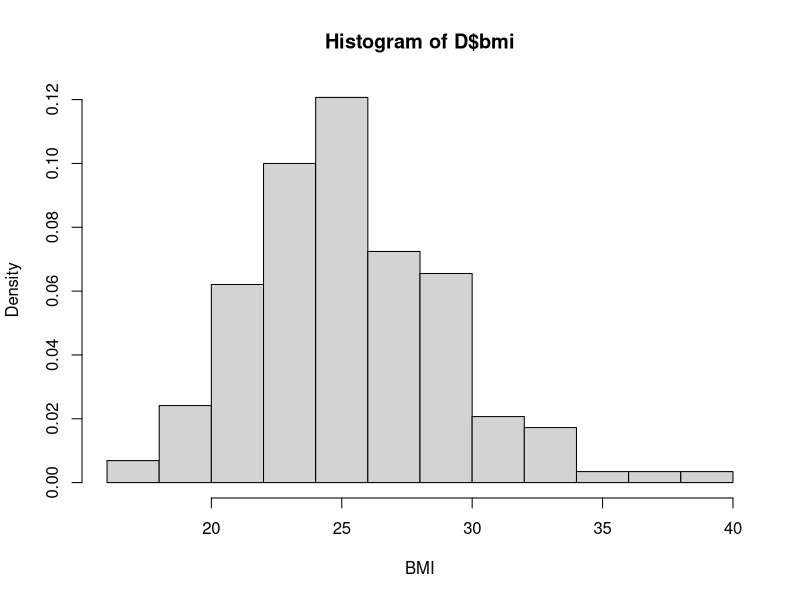
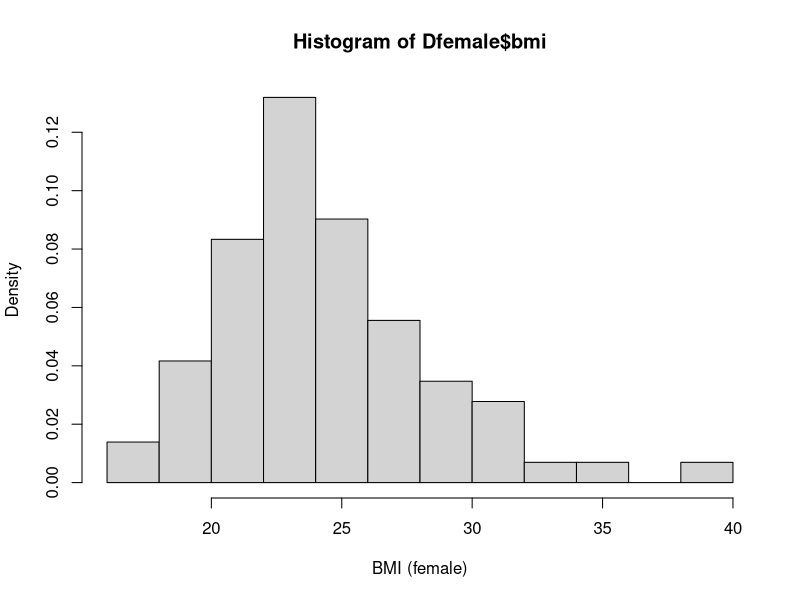
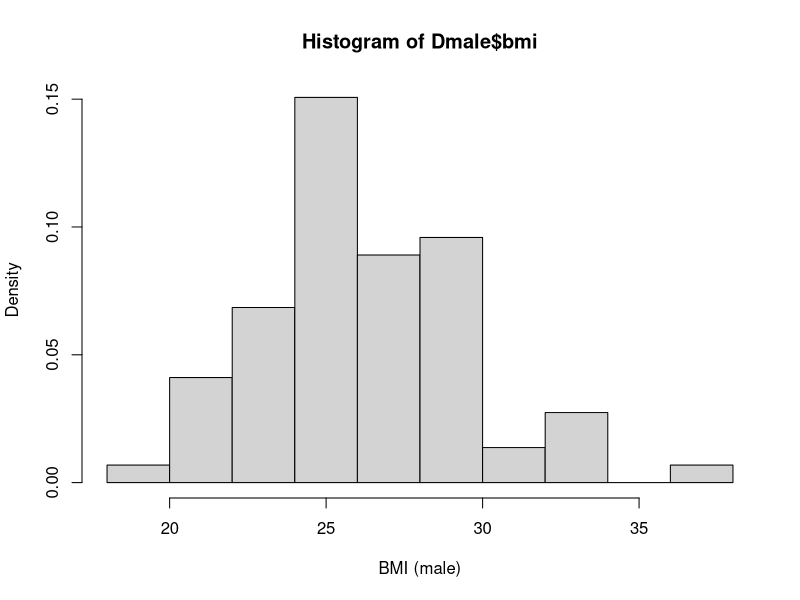
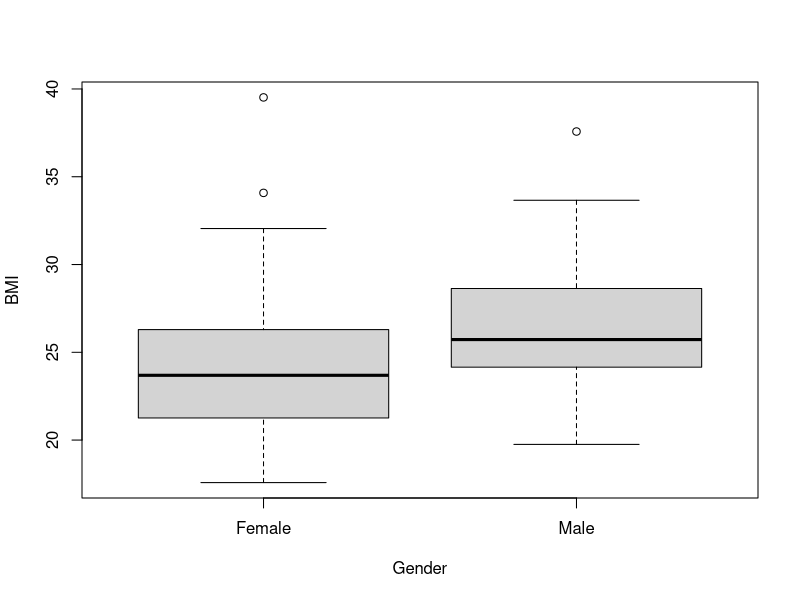
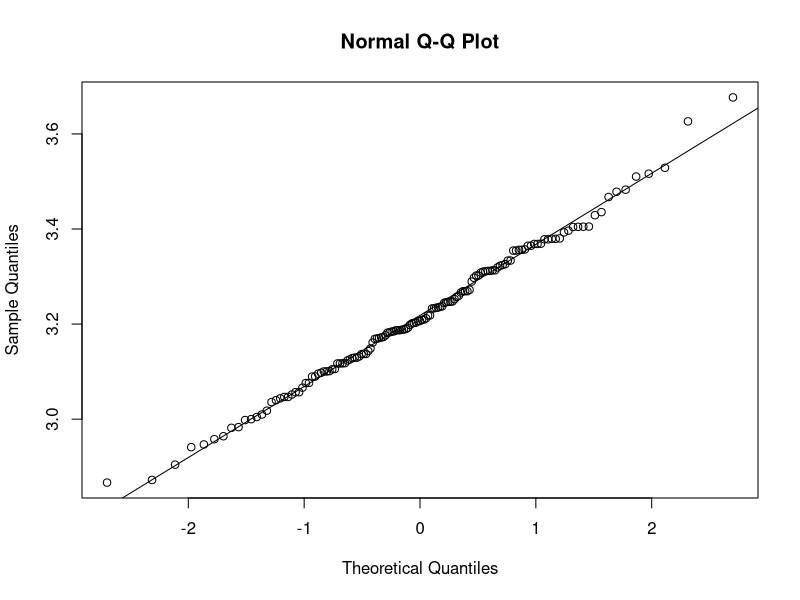
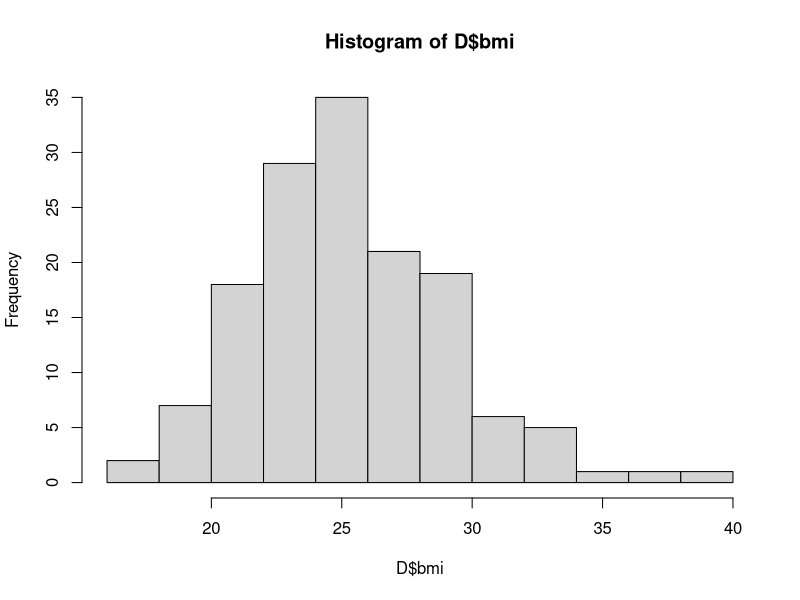
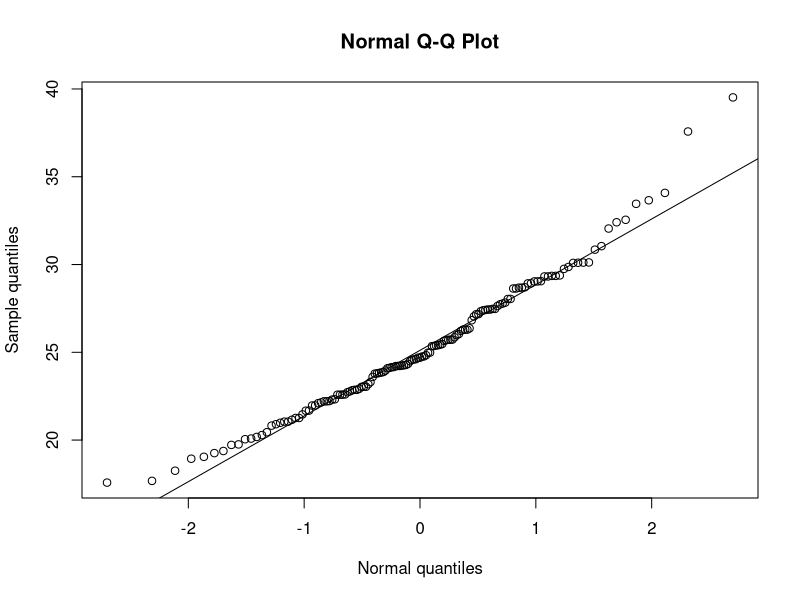
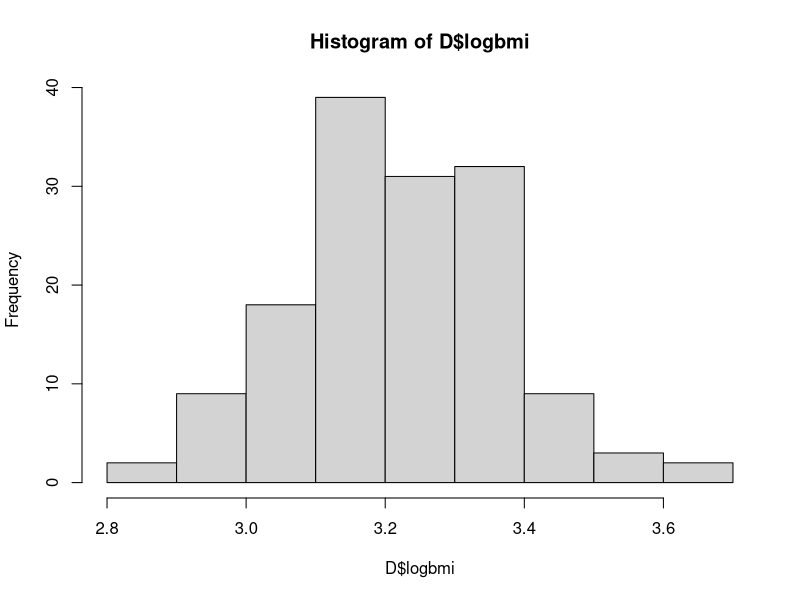

Generate these figures, in order, with R:
## Read data from bmi1_data.csv
D <- read.table("bmi1_data.csv", header=TRUE, sep=";", as.is=TRUE)
#D <- read.csv("bmi1_data.csv")

## Dimensions of bmi1 (number of rows and columns)
dim(D)
## Column/variable names
names(D)
## The first rows/observations 
head(D)
## The last rows/observations
tail(D)
## Selected summary statistics
summary(D)
## Another type of summary of the dataset str(bmi1)
str(D)



#------------------------------------
#b
## Calculate BMI scores and add new variable to D
D$bmi <- D$weight/(D$height/100)^2

## Histogram describing the empirical density of the BMI scores 
## (histogram of the BMI scores normalized to have an area of 1) 
hist(D$bmi, xlab="BMI", prob=TRUE)

# Is there much variation to be seen in the observations? 
var(D$bmi)

#------------------------------------
#c 
## Divide data into two subsets according to gender
Dfemale <- subset(D, gender == 0)
Dmale <- subset(D, gender == 1)

## Density histograms describing the emprical density 
## of the BMI scroes of women and men, respectively
hist(Dfemale$bmi, xlab="BMI (female)", prob=TRUE)
hist(Dmale$bmi, xlab="BMI (male)", prob=TRUE)

#------------------------------
#d
## Box plot of BMI scores by gender 
boxplot(Dfemale$bmi, Dmale$bmi, names=c("Female", "Male"), xlab="Gender", ylab="BMI")

#-------------------------------
#e
## The argument 'na.rm=TRUE' ensures that the statistic is 
## computed even in cases where there are missing values.

## Total number of observations 
## (doesn't include missing values if there are any)
sum(!is.na(D$bmi))
## Sample mean (both genders combined)
mean(D$bmi, na.rm=TRUE)
## Sample variance (both genders combined)
var(D$bmi, na.rm=TRUE)
## Sample std (both genders combined)
sqrt(var(D$bmi, na.rm=TRUE))
## Lower quartile median and upper quartile (both genders combined)
quantile(D$bmi, na.rm=TRUE)

# For Men: 
## Total number of observations 
## (doesn't include missing values if there are any)
sum(!is.na(Dmale$bmi))
## Sample mean 
mean(Dmale$bmi, na.rm=TRUE)
## Sample variance 
var(Dmale$bmi, na.rm=TRUE)
## Sample std 
sqrt(var(Dmale$bmi, na.rm=TRUE))
## Lower quartile median and upper quartile
quantile(Dmale$bmi, na.rm=TRUE)

# For Women: 
## Total number of observations 
## (doesn't include missing values if there are any)
sum(!is.na(Dfemale$bmi))
## Sample mean 
mean(Dfemale$bmi, na.rm=TRUE)
## Sample variance 
var(Dfemale$bmi, na.rm=TRUE)
## Sample std 
sqrt(var(Dfemale$bmi, na.rm=TRUE))
## Lower quartile median and upper quartile 
quantile(Dfemale$bmi, na.rm=TRUE)

#------------------------------------
## New variable 'logbmi' with log-trasformed BMI
D$logbmi <- log(D$bmi)
## qq-plot of log-transformed BMI
qqnorm(D$logbmi)
qqline(D$logbmi)
#f
## Statistical Model 
## Sample mean (both genders combined)
mean(D$logbmi, na.rm=TRUE)
## Sample variance (both genders combined)
var(D$logbmi, na.rm=TRUE)



#---------
#g
## Sample mean (both genders combined)
meanOfLogbmi <- mean(D$logbmi, na.rm=TRUE)
lengthOfLogbmi <- length(D$logbmi)
s <- sd(D$logbmi, na.rm=TRUE)

## The t-quantiles for n=10: which n - 1 = degrees of freedom
qt(0.975, lengthOfLogbmi - 1)

## The 95% confidence interval for the mean
meanOfLogbmi - qt(0.975, df = lengthOfLogbmi - 1) * s / sqrt(lengthOfLogbmi)

meanOfLogbmi + qt(0.975, df = lengthOfLogbmi - 1) * s / sqrt(lengthOfLogbmi)

## Test for previous 
## The 99% confidence interval for the mean
t.test(D$logbmi, conf.level = 0.95)

## Check if BMI score  coming from a normal distribution 
hist(D$bmi)
qqnorm(D$bmi, ylab = "Sample quantiles", xlab = "Normal quantiles")
qqline(D$bmi)

## As I had expected BMI score closer to a normal distribution
## Back transform to original scale, now we get the median! 
exp( 3.217641 )

#------------------------
#h
### Specify the significance level α
# sample standard deviation
sampleSD <- sd(D$logbmi)
sampleSize <-  length(D$logbmi)
# standard deviation of our sampling distribution
sdOfDistribution <- sampleSD / sampleSize
## Z-statistics: how far we away from mean 
#mean 
meanOfLogbmi <- mean(D$logbmi)
z <- meanOfLogbmi / sdOfDistribution

## Testing hypothesis mu=log(25) for log-trasformed BMI
t.test(D$logbmi, mu=log(25))

hist(D$logbmi)


### investigate whether a difference can be detected between the BMI of women and men.
## New variable 'logbmi' with log-trasformed BMI
Dmale$logbmi <- log(Dmale$bmi)
Dfemale$logbmi <- log(Dfemale$bmi)
##  Keep the summary statistics
ms <- c(mean(Dmale$bmi), mean(Dfemale$bmi))
vs <- c(var(Dmale$bmi), var(Dfemale$bmi))
ns <- c(length(Dmale$bmi), length(Dfemale$bmi))
## The observed statistic 
t_obs <- (ms[1]-ms[2])/sqrt(vs[1]/ns[1]+vs[2]/ns[2])
## The degrees of freedom 
nu <- ((vs[1]/ns[1]+vs[2]/ns[2])^2)/((vs[1]/ns[1])^2/(ns[1]-1)+(vs[2]/ns[2])^2/(ns[2]-1))

## Print the result 
t_obs

nu

## p-value
pv <- 2 * pt(t_obs, df = nu)

t.test(Dmale$bmi, Dfemale$bmi)

### i 
## New variable 'logbmi' with log-trasformed BMI
Dmale$logbmi <- log(Dmale$bmi)
Dfemale$logbmi <- log(Dfemale$bmi)
##  Keep the summary statistics
ms <- c(mean(Dmale$logbmi), mean(Dfemale$logbmi))
vs <- c(var(Dmale$logbmi), var(Dfemale$logbmi))
ns <- c(length(Dmale$logbmi), length(Dfemale$logbmi))


### j
## The t-quantiles for Nmen=73 and Nwomen=73:

qt(0.975, ns[2]-1)

## Calculate 95% confidence intervals 
sd <- c(sd(Dmale$logbmi), sd(Dfemale$logbmi))
# Men
ms[1] -  qt(0.975, ns[1]-1) * sd[1] / sqrt(ns[1])
ms[1] +  qt(0.975, ns[1]-1) * sd[1] / sqrt(ns[1])

# Women
ms[2] -  qt(0.975, ns[2]-1) * sd[2] / sqrt(ns[2])
ms[2] +  qt(0.975, ns[2]-1) * sd[2] / sqrt(ns[2])

## Consider data for women only
Dfemale <- subset(D, gender == 0)
## Compute CI for mean log-BMI score of a woman
KI <- t.test(Dfemale$logbmi, conf.level=0.95)$conf.int
KI
## "Back-transform" to get a CI for median BMI score of a woman 
exp(KI)

## Consider data for men only
Dmale <- subset(D, gender == 0)
## Compute CI for mean log-BMI score of a men
KI <- t.test(Dmale$logbmi, conf.level=0.95)$conf.int
KI
## "Back-transform" to get a CI for median BMI score of a mea 
exp(KI)



#------------------------------
### k 
## Comparison of mean logBMI for women and men
t.test(D$logbmi[D$gender == 0], D$logbmi[D$gender == 1])

#------------------------------
### i 
## The confidence intervals and joining the lower and upper limits
CIMen <- t.test(Dmale$logbmi)$conf.int
CIWomen <- t.test(Dfemale$logbmi)$conf.int
lower <- c(CIMen[1], CIWomen[1])
upper <- c(CIMen[2], CIWomen[2])
## First install the package with: 
install.packages("gplots")
library(gplots)
barplot2(c(mean(Dmale$logbmi),mean(Dfemale$logbmi)), plot.ci=TRUE, ci.l=lower, ci.u=upper,
         col = 2:3)

## The confidence intervals
CIMen



CIWomen
